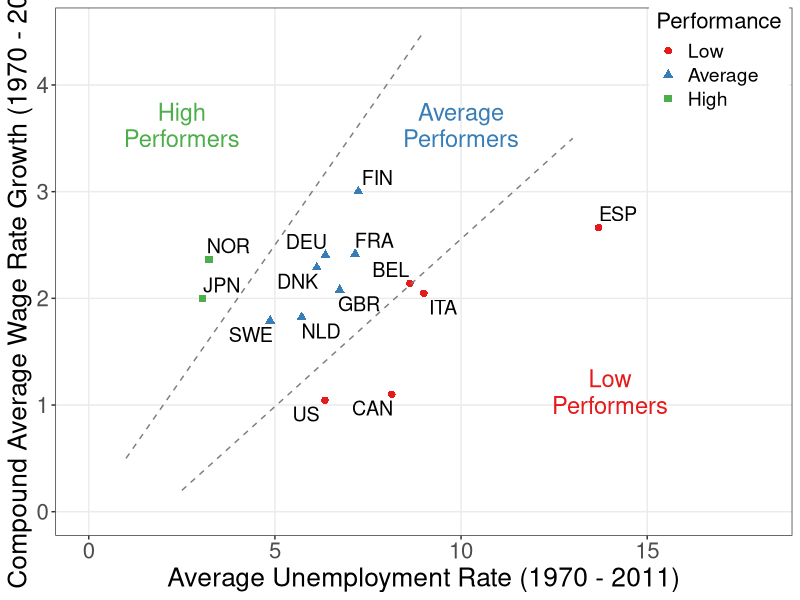
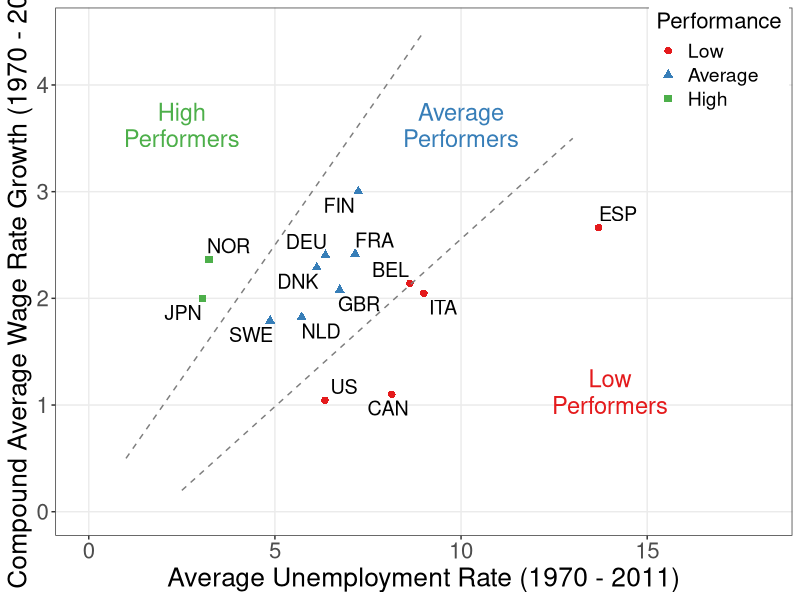

Write the R code that produced these figures, in order.
library(ggplot2)
library(ggrepel)
library(RColorBrewer)

#Import data
wageunions <- read.csv("employment/unions_data_wages.csv")
#Set color palette
COL <- brewer.pal(3, "Set1")
grays <- gray.colors(25, start = 1, end = 0, alpha = 1)

#Plot initial data with ggplot
u1 <- ggplot(wageunions,aes(x = UnemploymentAvg, y = RealWageGrowth, 
                            color = factor(Performance), 
                            shape = factor(Performance)))
#Add bells and whistles to plot
u1 + 
  geom_point(size = 2.2) + 
  coord_cartesian(xlim = c(0, 18), ylim = c(0, 4.5)) +
  labs(x = "Average Unemployment Rate (1970 - 2011)",
       y = "Compound Average Wage Rate Growth (1970 - 2011)") + 
  # xlab("Average Unemployment Rate (1970 - 2011)") + 
  # ylab("Compound Average Wage Rate Growth (1970 - 2011)") + 
  scale_color_brewer(palette="Set1", name = "Performance", 
                     labels = c("Low", "Average", "High")) +
  scale_shape_discrete(name = "Performance", 
                       labels = c("Low", "Average", "High")) + 
  # annotate("text", x = 14, y = 1.25, label = "Low", color = COL[1], size = 6) + 
  # annotate("text", x = 14, y = 1, label = "Performers", color = COL[1], size = 6) + 
  # annotate("segment", x = 2.5, xend = 13, y = 0.2, yend = 3.5, color = COL[1], lty = 2) + 
  # annotate("text", x = 10, y = 3.75, label = "Average", color = COL[2], size = 6) + 
  # annotate("text", x = 10, y = 3.5, label = "Performers", color = COL[2], size = 6) + 
  # annotate("text", x = 2.5, y = 3.75, label = "High", color = COL[3], size = 6) +
  # annotate("text", x = 2.5, y = 3.5, label = "Performers", color = COL[3], size = 6) +
  # annotate("segment", x = 1, xend = 9, y = 0.5, yend = 4.5, color = COL[3], lty = 2) + 
  annotate("text", x = 14, y = 1.25, label = "Low", color = COL[1], size = 6) + 
  annotate("text", x = 14, y = 1, label = "Performers", color = COL[1], size = 6) + 
  annotate("segment", x = 2.5, xend = 13, y = 0.2, yend = 3.5, color = grays[20], lty = 2) + 
  annotate("text", x = 10, y = 3.75, label = "Average", color = COL[2], size = 6) + 
  annotate("text", x = 10, y = 3.5, label = "Performers", color = COL[2], size = 6) + 
  annotate("text", x = 2.5, y = 3.75, label = "High", color = COL[3], size = 6) +
  annotate("text", x = 2.5, y = 3.5, label = "Performers", color = COL[3], size = 6) +
  annotate("segment", x = 1, xend = 9, y = 0.5, yend = 4.5, color = grays[20], lty = 2) + 
  geom_text_repel(aes(label = Country), size = 5, show.legend = FALSE, color = "black") +
  theme_bw() +
  theme(panel.grid.minor = element_blank(),
        legend.position = c(0.9, 0.9),
        axis.title = element_text(size = 19), 
        axis.text = element_text(size = 16), 
        legend.title = element_text(size = 16), 
        legend.text = element_text(size = 14))

ggsave("employment/employment_unemployment_wages_data.pdf", width = 9, height = 7, units = "in")
